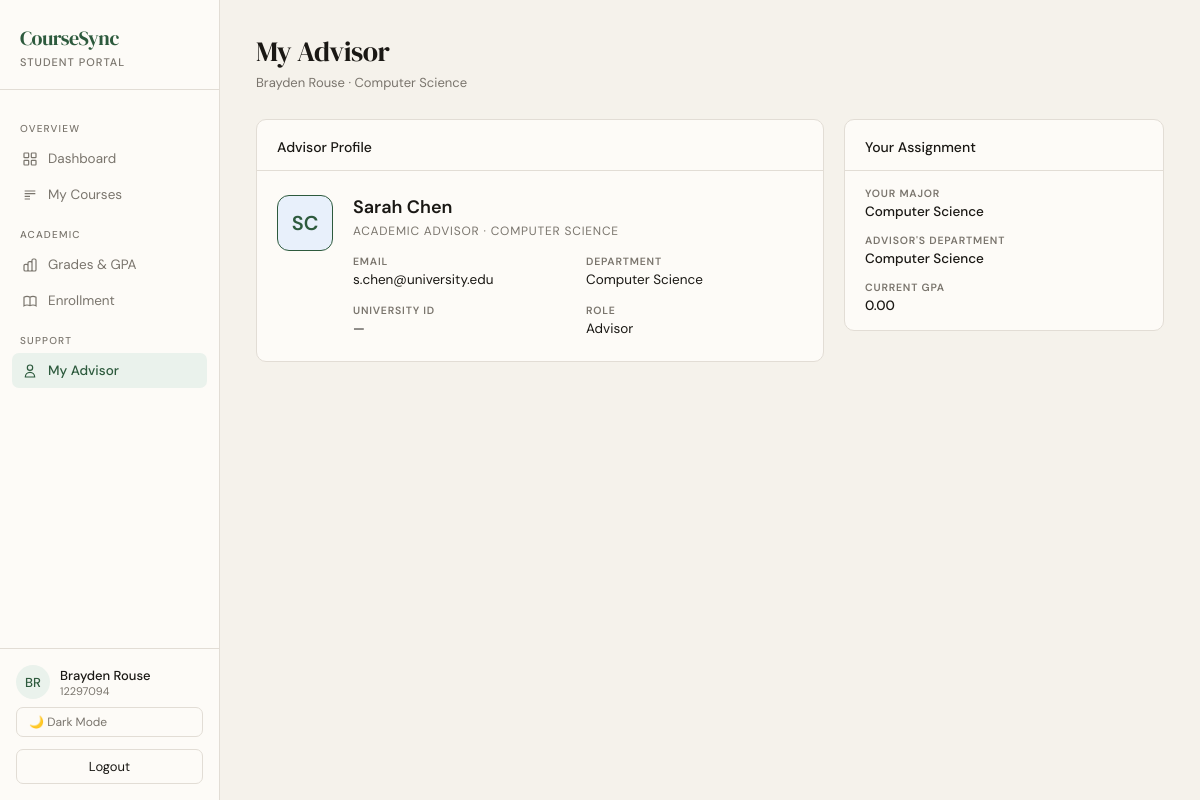
Page /student/my-advisor/ (signed in) on the earlier database version.
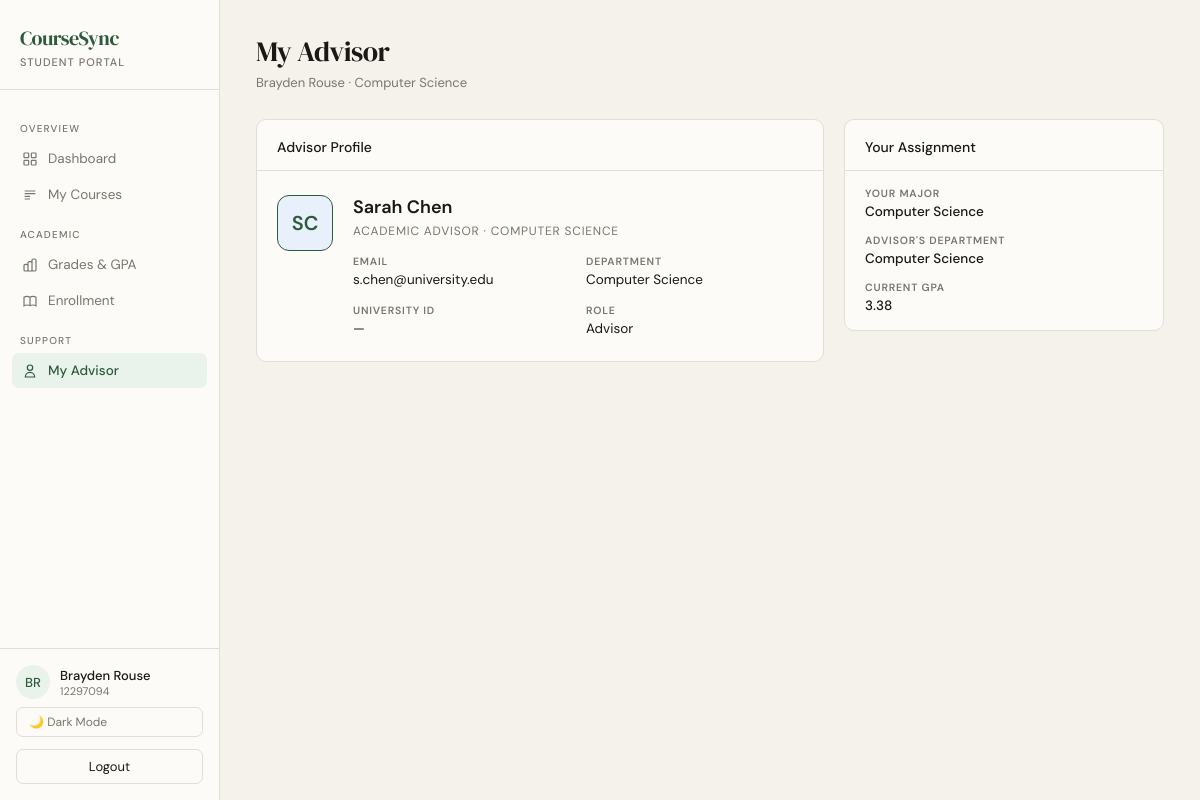
Same page on the later database version.
### academics/models.py (models this page shows, shortened)
class StudentProfile(models.Model):
    user = models.OneToOneField(User, on_delete=models.CASCADE, related_name="student_profile")
    major = models.CharField(max_length=100)
    gpa = models.DecimalField(max_digits=3, decimal_places=2, default=0.00)
    advisor = models.ForeignKey(
        User,
        on_delete=models.SET_NULL,
        null=True,
        blank=True,
        related_name="advisees",
        limit_choices_to={"role": "advisor"},
    )

### academics/views.py (the view)
# urls.py: path("student/my-advisor/", my_advisor, name="my_advisor"),
@login_required
@role_required("student", "ta")
def my_advisor(request):
    profile = getattr(request.user, "student_profile", None)
    advisor = profile.advisor if profile else None
    major = None
    if advisor:
        try:
            major = advisor.advised_major
        except Exception:
            pass
    return render(request, "my_advisor.html", {
        "advisor": advisor,
        "major": major,
        "profile": profile,
    })

### templates/my_advisor.html (shortened to what the changed rows need)
{% load static %}
<!DOCTYPE html>
<html lang="en" data-theme="{{ request.session.theme|default:'light' }}">
<head>
  <link rel="stylesheet" href="{% static 'css/student.css' %}">
</head>
<body>
<div class="shell">
  <main class="main">
    <div class="page-header">
      <div class="page-title">My Advisor</div>
      <div class="page-sub">{{ request.user.get_full_name|default:request.user.username }}{% if profile %} · {{ profile.major }}{% endif %}</div>
    </div>
    {% if advisor %}
    <div class="content-grid">
      <div>
        <div class="card">
          <div style="padding:16px 20px;display:flex;flex-direction:column;gap:14px">
            <div>
              <div style="font-size:10.5px;font-weight:600;text-transform:uppercase;letter-spacing:0.8px;color:var(--muted);margin-bottom:3px">Your Major</div>
              <div style="font-size:13.5px;font-weight:500">{% if profile %}{{ profile.major|default:"—" }}{% else %}—{% endif %}</div>
            </div>
            <div>
              <div style="font-size:10.5px;font-weight:600;text-transform:uppercase;letter-spacing:0.8px;color:var(--muted);margin-bottom:3px">Current GPA</div>
              <div style="font-size:13.5px;font-weight:500">{% if profile %}{{ profile.gpa }}{% else %}—{% endif %}</div>
            </div>
          </div>
        </div>
      </div>
    </div>
    {% else %}
    <div class="card">
      <div style="padding:40px 20px;text-align:center;color:var(--muted);font-size:13px">
        No advisor has been assigned to you yet. Please contact the registrar's office.
      </div>
    </div>
    {% endif %}
  </main>
</div>
</body>
</html>

Differences in the rows shown:
changed StudentProfile "Computer Science": gpa "0.00" → "3.38"
